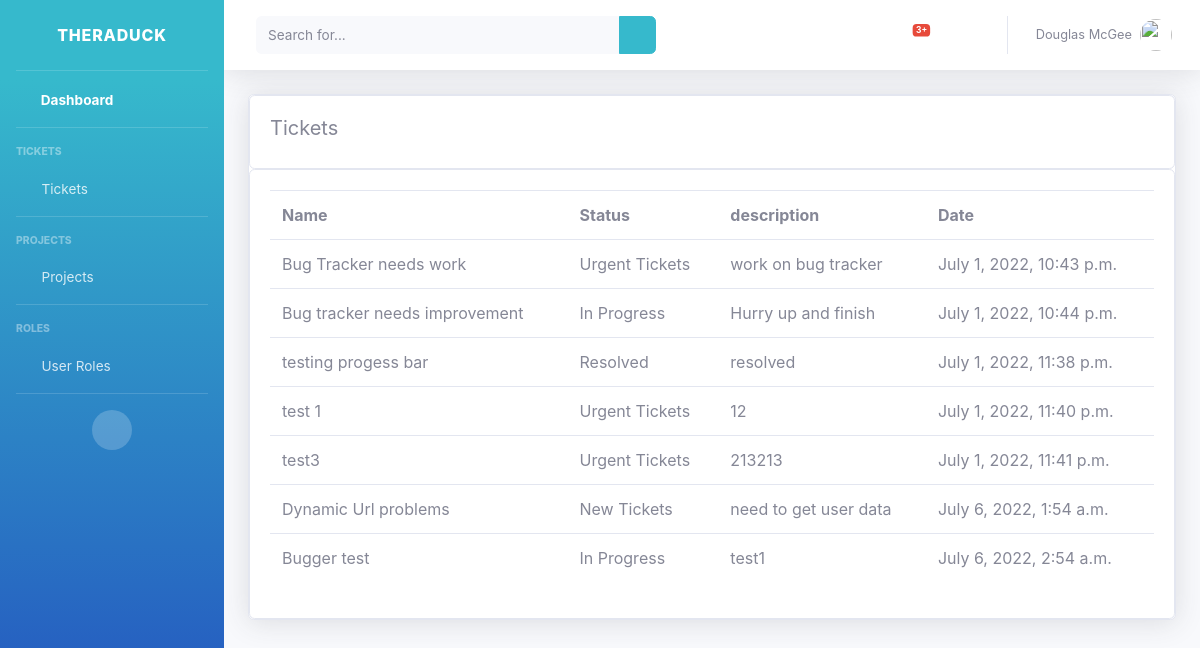
/all_tickets/, run on an earlier commit of the app's database.
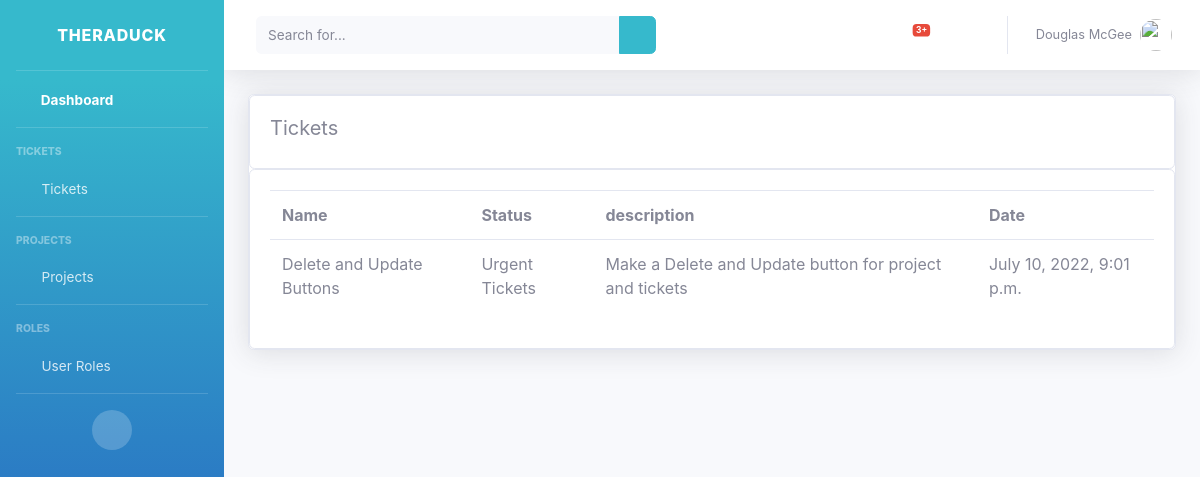
And on a later commit of the database.
### accounts/models.py (models this page shows, shortened)
class Ticket(models.Model):
    name = models.CharField(max_length=500, null=True)
    description = models.CharField(max_length=500, null=True)
    STATUS = (
            ('New Tickets', 'New Tickets'),
            ('In Progress', 'In Progress'),
            ('Urgent Tickets', 'Urgent Tickets'),
            ('Resolved', 'Resolved'),
                )
    member = models.ForeignKey(Member, null=True, on_delete=models.SET_NULL)
    project = models.ForeignKey(Project, null=True, on_delete=models.SET_NULL)
    status = models.CharField(max_length=500, null=True, choices=STATUS)
    date_created = models.DateTimeField(auto_now_add=True, null=True)

### accounts/views.py (the view)
# urls.py: path('all_tickets/', views.all_tickets, name="all_tickets"),
def all_tickets(request):
    tickets = Ticket.objects.all()
    return render(request, 'accounts/all_tickets.html', {'tickets': tickets})

### accounts/templates/accounts/all_tickets.html (shortened to what this page needs)
{% load static %}
<!DOCTYPE html>
<html lang="en">
<head>
    <link href="{% static 'vendor/fontawesome-free/css/all.min.css' %}" rel="stylesheet" type="text/css">
    <link href="{% static 'css/sb-admin-2.min.css' %}" rel="stylesheet">
</head>
<body id="page-top">
     <div id="wrapper">
        {% include 'accounts/sidebar.html' %}
         <div id="content-wrapper" class="d-flex flex-column">
             <div id="content">
            {% include 'accounts/topbar.html' %}
            <div class="container">
                <div class="row">
                        <div class="col-xl-13 col-lg-12">
                                <div class="card shadow mb-4">
                                    <div class="row">
                                        <div class="col-md">
                                            <div class="card card-body">
                                                <h5>Tickets</h5>
                                            </div>
                                            <div class="card card-body">
                                                <table class="table">
                                                    <tr>
                                                        <th>Name</th>
                                                        <th>Status</th>
                                                        <th>description</th>
                                                        <th>Date</th>
                                                    </tr>
                                                    {% for i in tickets %}
                                                        <tr>
                                                            <td>{{i.name}}</td>
                                                            <td>{{i.status}}</td>
                                                            <td>{{i.description}}</td>
                                                            <td>{{i.date_created}}</td>
                                                        </tr>
                                                    {% endfor %}
                                                </table>
                                            </div>
                                        </div>
                                    </div>
                                </div>
                        </div>
                </div>
            </div>
    </div>
</div>
</body>
</html>

### accounts/templates/accounts/sidebar.html (shortened to what this page needs)
{% load static %}
<ul class="navbar-nav bg-gradient-primary sidebar sidebar-dark accordion" id="accordionSidebar">
    <a class="sidebar-brand d-flex align-items-center justify-content-center">
        <div class="sidebar-brand-text mx-10">Theraduck</div>
    </a>
    <hr class="sidebar-divider my-0">
    <li class="nav-item active">
        <a class="nav-link" href="{% url 'home' %}">
            <i class="fas fa-fw fa-tachometer-alt"></i>
            <span>Dashboard</span></a>
    </li>
    <hr class="sidebar-divider">
    <div class="sidebar-heading">
        Tickets
    </div>
    <li class="nav-item">
        <a class="nav-link collapsed" href="#" data-toggle="collapse" data-target="#collapseOne"
            aria-expanded="true" aria-controls="collapseOne">
            <i class="fas fa-fw fa-cog"></i>
            <span>Tickets</span>
        </a>
    </li>
    <hr class="sidebar-divider">
    <div class="sidebar-heading">
        Projects
    </div>
    <li class="nav-item">
        <a class="nav-link collapsed" href="#" data-toggle="collapse" data-target="#collapsePages"
            aria-expanded="true" aria-controls="collapsePages">
            <i class="fas fa-fw fa-folder"></i>
            <span>Projects</span>
        </a>
    </li>
    <hr class="sidebar-divider">
    <div class="sidebar-heading">
        Roles
    </div>
    <li class="nav-item">
        <a class="nav-link collapsed" href="#" data-toggle="collapse" data-target="#collapseTwo"
            aria-expanded="true" aria-controls="collapseTwo">
            <i class="fas fa-fw fa-cog"></i>
            <span>User Roles</span>
        </a>
    </li>
        <hr class="sidebar-divider">
    <div class="text-center d-none d-md-inline">
        <button class="rounded-circle border-0" id="sidebarToggle"></button>
    </div>
</ul>

### accounts/templates/accounts/topbar.html (shortened to what this page needs)
{% load static %}
 <nav class="navbar navbar-expand navbar-light bg-white topbar mb-4 static-top shadow">
    <form
        class="d-none d-sm-inline-block form-inline mr-auto ml-md-3 my-2 my-md-0 mw-100 navbar-search">
        <div class="input-group">
            <input type="text" class="form-control bg-light border-0 small" placeholder="Search for..."
                aria-label="Search" aria-describedby="basic-addon2">
            <div class="input-group-append">
                <button class="btn btn-primary" type="button">
                    <i class="fas fa-search fa-sm"></i>
                </button>
            </div>
        </div>
    </form>
    <ul class="navbar-nav ml-auto">
        <li class="nav-item dropdown no-arrow mx-1">
            <a class="nav-link dropdown-toggle" href="#" id="alertsDropdown" role="button"
                data-toggle="dropdown" aria-haspopup="true" aria-expanded="false">
                <span class="badge badge-danger badge-counter">3+</span>
            </a>
        </li>
        <li class="nav-item dropdown no-arrow mx-1">
            <a class="nav-link dropdown-toggle" href="#" id="messagesDropdown" role="button"
                data-toggle="dropdown" aria-haspopup="true" aria-expanded="false">
                <i class="fas fa-envelope fa-fw"></i>
            </a>
        </li>
        <li class="nav-item dropdown no-arrow">
            <a class="nav-link dropdown-toggle" href="#" id="userDropdown" role="button"
                data-toggle="dropdown" aria-haspopup="true" aria-expanded="false">
                <span class="mr-2 d-none d-lg-inline text-gray-600 small">Douglas McGee</span>
                <img class="img-profile rounded-circle"
                    src="img/undraw_profile.svg">
            </a>
        </li>
    </ul>
</nav>

What changed in the data, as far as the page shows it:
removed Ticket: name "Bug Tracker needs work", status "Urgent Tickets", description "work on bug tracker", date_created "July 1, 2022, 10:43 p.m."
removed Ticket: name "Bug tracker needs improvement", status "In Progress", description "Hurry up and finish", date_created "July 1, 2022, 10:44 p.m."
removed Ticket: name "testing progess bar", status "Resolved", description "resolved", date_created "July 1, 2022, 11:38 p.m."
removed Ticket: name "test 1", status "Urgent Tickets", description "12", date_created "July 1, 2022, 11:40 p.m."
removed Ticket: name "test3", status "Urgent Tickets", description "213213", date_created "July 1, 2022, 11:41 p.m."
removed Ticket: name "Dynamic Url problems", status "New Tickets", description "need to get user data", date_created "July 6, 2022, 1:54 a.m."
removed Ticket: name "Bugger test", status "In Progress", description "test1", date_created "July 6, 2022, 2:54 a.m."
added Ticket: name "Delete and Update Buttons", status "Urgent Tickets", description "Make a Delete and Update button for project and tickets", date_created "July 10, 2022, 9:01 p.m."
